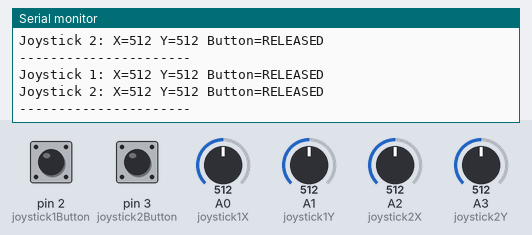
The sketch below on a simulated Arduino Uno, built with avr-gcc and run on an emulated ATmega328P. On the bench: the last lines printed to the serial monitor. The test bench sets the inputs (shaded band); at power-on: pin 2 (joystick1Button) HIGH, A0 (joystick1X) = 512, A1 (joystick1Y) = 512, A2 (joystick2X) = 512, A3 (joystick2Y) = 512, pin 3 (joystick2Button) HIGH.

Above: at 1.8 s.
1.9 s: pin 2 (joystick1Button) pulled LOW for 1.25 s
4.6 s: A0 (joystick1X) set to 716
At 5.9 s:
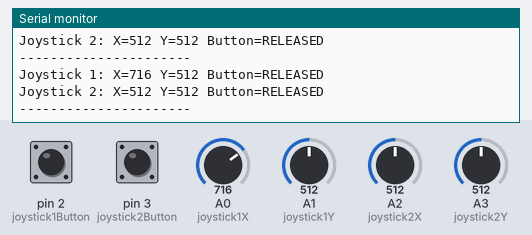
6.1 s: A1 (joystick1Y) set to 716
At 6.7 s:
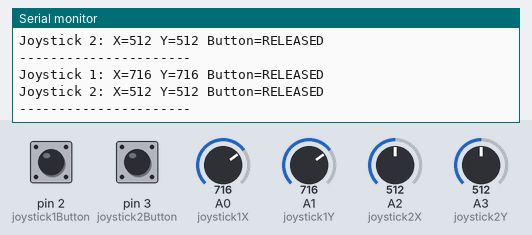
7.6 s: A2 (joystick2X) set to 716
At 8.9 s:
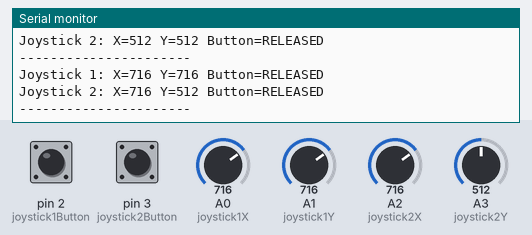
9.1 s: A3 (joystick2Y) set to 716
At 10.1 s:
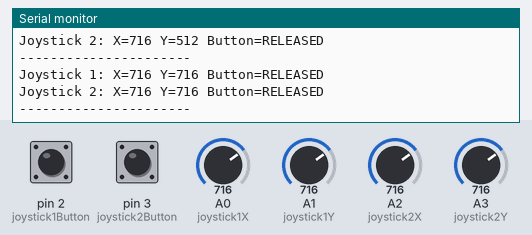

Measured:
- after the input at 4.6 s, the serial monitor: prints a new line after 0.61 s (image 1)
- after the input at 6.1 s, the serial monitor: prints a new line after 0.16 s (image 2)
- after the input at 7.6 s, the serial monitor: prints a new line after 0.79 s (image 3)
- after the input at 9.1 s, the serial monitor: prints a new line after 0.33 s (image 4)

The sketch:

joystick_test.ino
```cpp
const int joystick1X = A0;
const int joystick1Y = A1;
const int joystick1Button = 2;

const int joystick2X = A2;
const int joystick2Y = A3;
const int joystick2Button = 3;

void setup() {
  Serial.begin(9600);

  pinMode(joystick1Button, INPUT_PULLUP);
  pinMode(joystick2Button, INPUT_PULLUP);
}

void loop() {
  int x1 = analogRead(joystick1X);
  int y1 = analogRead(joystick1Y);
  int b1 = digitalRead(joystick1Button);

  int x2 = analogRead(joystick2X);
  int y2 = analogRead(joystick2Y);
  int b2 = digitalRead(joystick2Button);

  Serial.print("Joystick 1: X=");
  Serial.print(x1);
  Serial.print(" Y=");
  Serial.print(y1);
  Serial.print(" Button=");
  Serial.println(b1 == LOW ? "PRESSED" : "RELEASED");

  Serial.print("Joystick 2: X=");
  Serial.print(x2);
  Serial.print(" Y=");
  Serial.print(y2);
  Serial.print(" Button=");
  Serial.println(b2 == LOW ? "PRESSED" : "RELEASED");

  Serial.println("----------------------");

  delay(1000);
}
```
